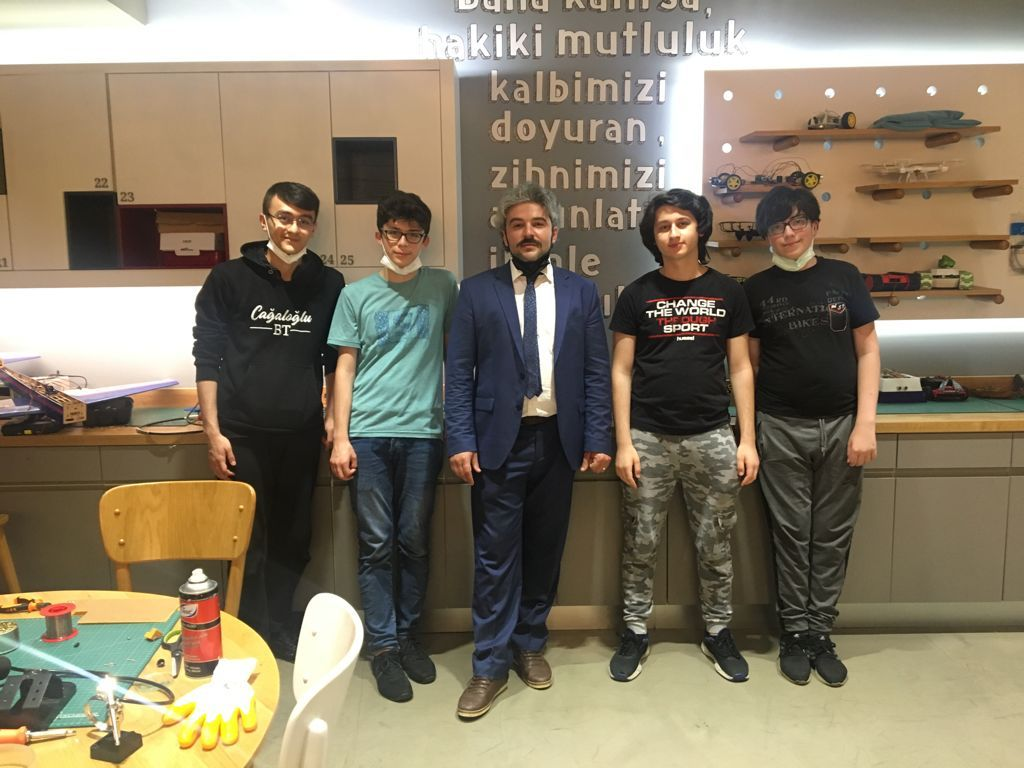
#> input picture gui_images/CALROV.jpeg, 1024 x 768 px, given in place of the camera
$ python Contour_detection.py
#> lines starting #> are read from the running program, lines starting #| are printed output that depends on the picture; after the words box and inside, x2 and y2 are one past the last pixel; in counts of white or black regions, pixels touching at a corner belong together
import cv2
import numpy as np
camera = cv2.VideoCapture(0)
camera.set(3,640)
camera.set(4,640)


def stackImages(scale, imgArray):
    rows = len(imgArray)
    cols = len(imgArray[0])
    rowsAvailable = isinstance(imgArray[0],list)
    width = imgArray[0][0].shape[1]
    height = imgArray[0][0].shape[0]
    if rowsAvailable:
        for x in range(0, rows):
            for y in range(0,cols):
                if imgArray[x][y].shape[:2] == imgArray[0][0].shape[:2]:
                    imgArray[x][y] = cv2.resize(imgArray[x][y],(0,0),None,scale, scale )
                else:
                    imgArray[x][y] = cv2.resize(imgArray[x][y], (imgArray[0][0].shape[1], imgArray[0][0].shape[0]), None, scale, scale)

                if len(imgArray[x][y].shape) == 2:
                    imgArray[x][y]= cv2.cvtColor(imgArray[x][y], cv2.COLOR_GRAY2BGR)
        imageBlank = np.zeros((height, width, 3), np.uint8)
        hor = [imageBlank]*rows
        for x in range(0, rows):
            hor[x] = np.hstack(imgArray[x])
        ver = np.vstack(hor)
    else:
        for x in range(0, rows):
            if imgArray[x].shape[:2] == imgArray[0].shape[:2]:
                imgArray[x] = cv2.resize(imgArray[x], (0,0), None, scale, scale)
            else:
                imgArray[x] = cv2.resize(imgArray[x], (imgArray[0].shape[1], imgArray[0].shape[0]), None, scale, scale)
            if len(imgArray[x].shape) ==2:
                imgArray[x] = cv2.cvtColor(imgArray[x], cv2.COLOR_GRAY2BGR)
        hor = np.hstack(imgArray)
        ver = hor
    return ver
def empty(a):
    pass
def getContours(img, imgContour):
    contours, hierarchy = cv2.findContours(img, cv2.RETR_EXTERNAL, cv2.CHAIN_APPROX_NONE)


    for cnt in contours:
        area = cv2.contourArea(cnt)
        if area>3000:
            cv2.drawContours(cnt, contours, -1, (255,0,255), 7)
            peri = cv2.arcLength(cnt, True)
            approx = cv2.approxPolyDP(cnt, 0.02*peri, True)
            x,y,w,h = cv2.boundingRect(approx)
            cv2.rectangle(imgContour, (x,y), (x+w,y+h),(0,255,0),2)
##TrackBars
cv2.namedWindow("Parametres")
cv2.resizeWindow("Parametres", 416,416)
cv2.createTrackbar("Threshold1", "Parametres", 120, 255, empty)
cv2.createTrackbar("Threshold2", "Parametres", 255, 255, empty)


while True:
    success , img = camera.read()
#> img is the input picture: shape (768, 1024, 3); mean B, G, R 102.2, 123.3, 134.4
    imgContour = img.copy()
    imgBlur = cv2.GaussianBlur(img, (7,7),1)
    imgGray = cv2.cvtColor(imgBlur, cv2.COLOR_BGR2GRAY)
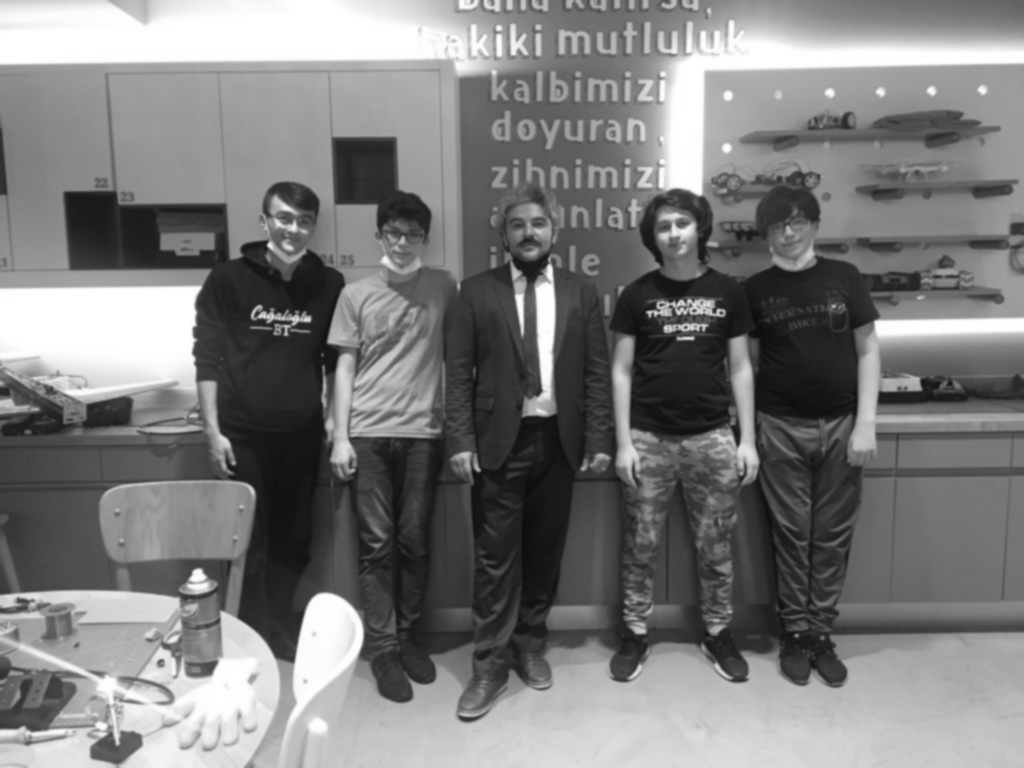
#> imgGray: shape (768, 1024); min 12, max 255, mean 124.2


    threshold1 = cv2.getTrackbarPos("Threshold1", "Parametres")
    threshold2 = cv2.getTrackbarPos("Threshold2", "Parametres")
    imgCanny = cv2.Canny(imgBlur, threshold1, threshold2)
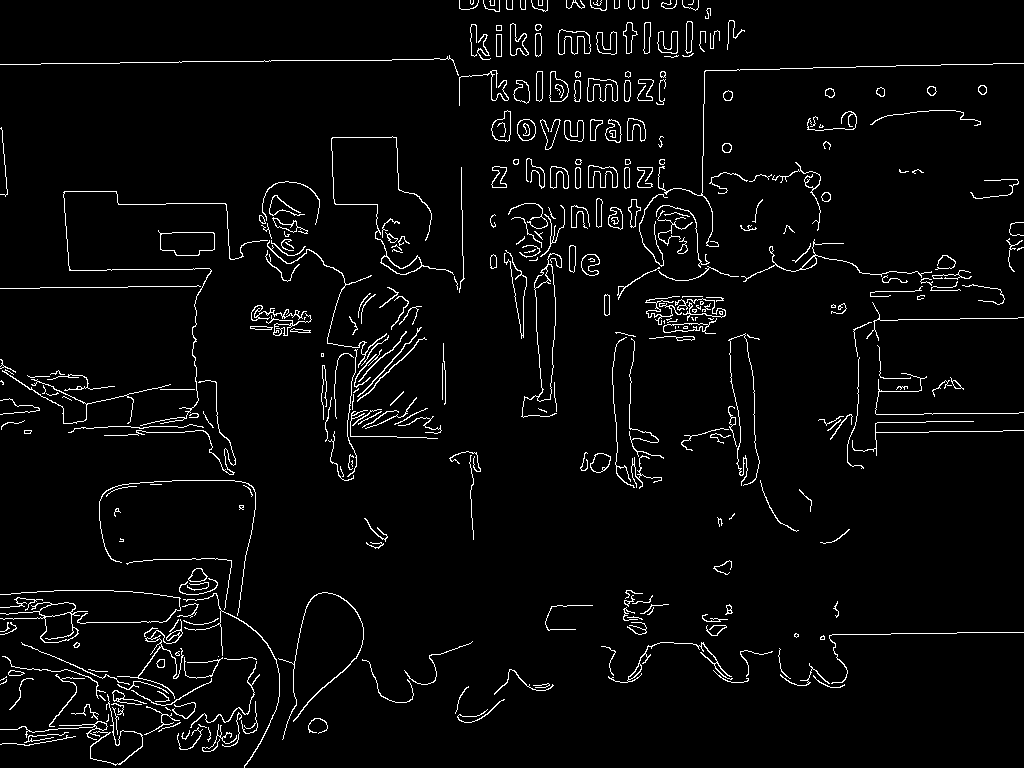
#> imgCanny: shape (768, 1024); 3.6% white in thin lines or dots

    kernel = np.ones((5,5))
    imgDil = cv2.dilate(imgCanny, kernel, iterations=1)
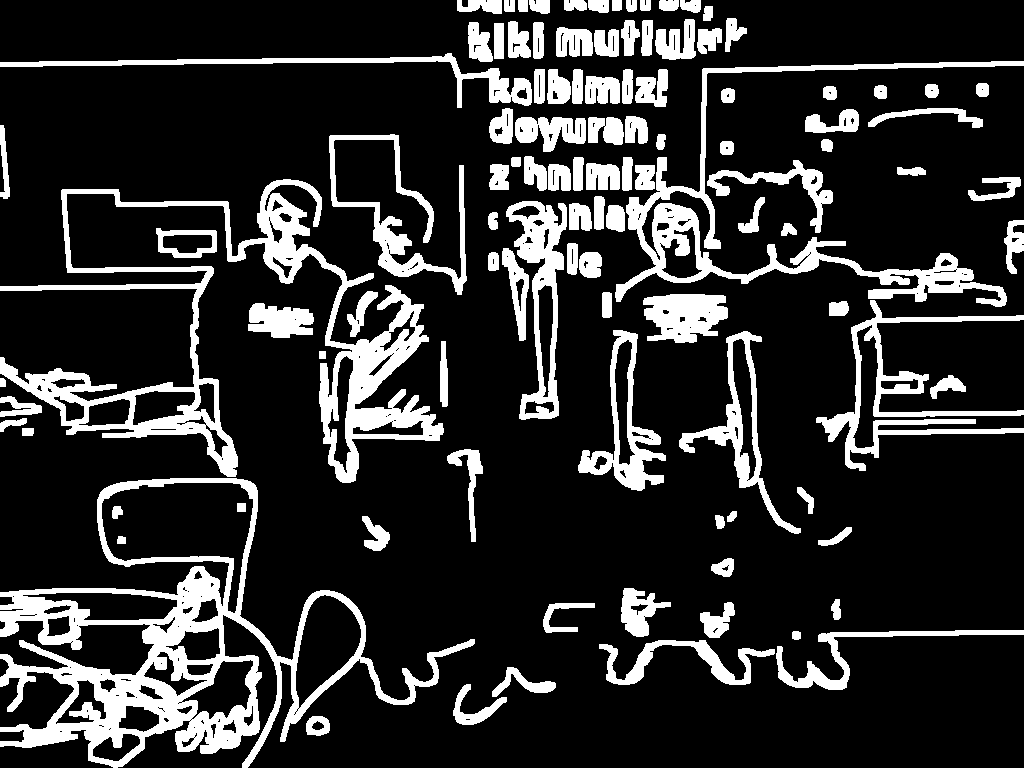
#> imgDil: shape (768, 1024); 17.7% white; 108 white regions

    getContours(imgDil, imgContour)
#> in getContours, `contours, hierarchy = cv2.findContours(img, cv2.RETR_EXTERNAL, cv2.CHA..`: contours = 105 contours; largest, box (x1, y1, x2, y2) and area: (0, 478, 475, 768) 52060, (0, 179, 444, 483) 27604, (615, 61, 1024, 307) 11531, (506, 201, 567, 420) 6022, (816, 300, 1024, 471) 5290
#> the loop in getContours, `for cnt in contours:` made 105 passes
#> (area, peri, approx, x, w, h) on passes 17, 26, 27, 30, 44, 47, 62, 81: (52060, 17042.3, [[0, 746], [474, 643], [255, 0]], 0, 475, 747), (4822.5, 11119.5, [[800, 532], [255, 0]], 255, 546, 533), (4812.5, 8468.7, [[663, 482], [255, 0]], 255, 409, 483), (5289.5, 20307.2, [[1023, 432], [255, 0]], 255, 769, 433), (6022.5, 7929.8, [[558, 415], [255, 0]], 255, 304, 416), (27603.5, 11267.5, [[255, 0], [0, 373], [222, 205], [350, 482]], 0, 351, 483), (3657, 7783.5, [[461, 294], [255, 0]], 255, 207, 295), (11531, 14522.3, [[1005, 304], [255, 0]], 255, 751, 305)
#> (area, peri, x, w, h) on pass 82: (3224.5, 3983.3, 0, 532, 103)
#> after the loop in getContours, `for cnt in contours:`:
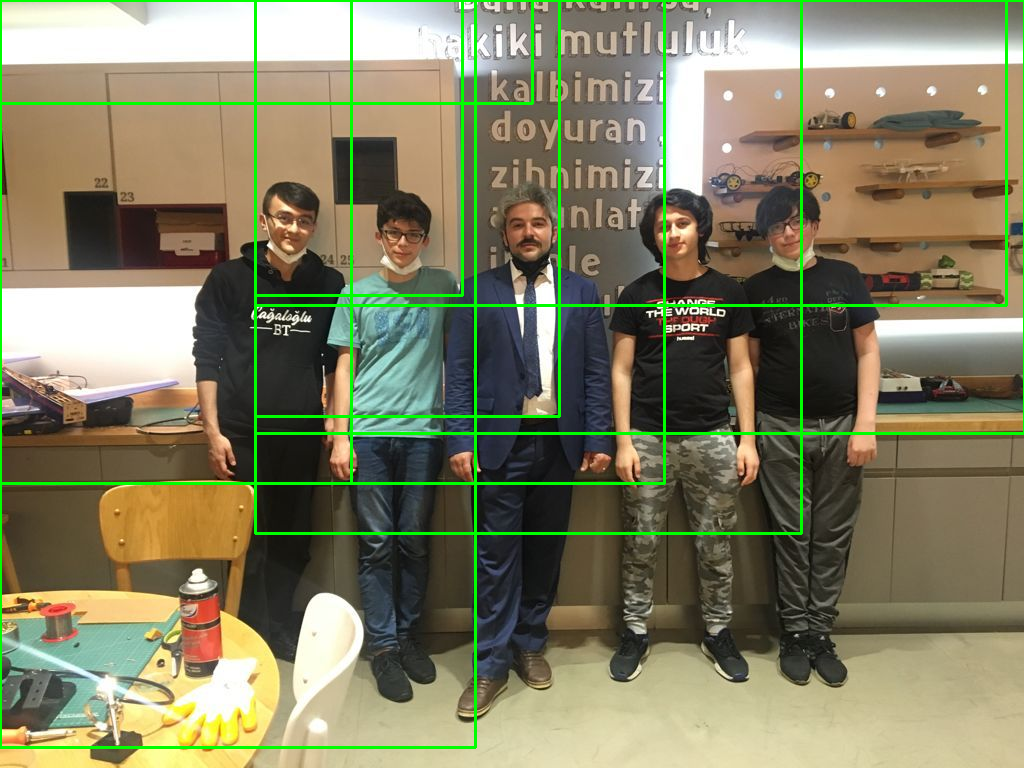
#> imgContour: shape (768, 1024, 3); 3.58% of pixels changed, all inside (x1, y1, x2, y2) = (0, 0, 1024, 749)


    imgStack = stackImages(0.8, ([img, imgGray, imgCanny],
                                 [imgDil, imgContour, imgContour]))
#> after the loop in stackImages, `for x in range(0, rows):`: hor = 2 items
#> in stackImages, `ver = np.vstack(hor)`:
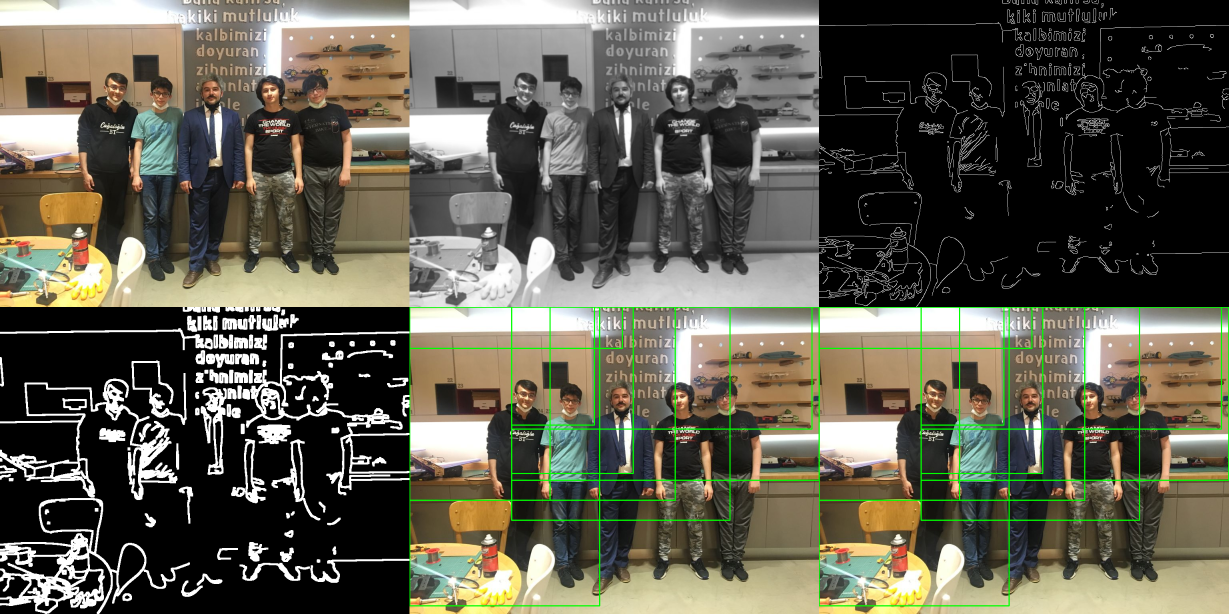
#> ver: shape (1228, 2457, 3) (shown at 1/2 size); mean of channels 0, 1, 2 79.7, 93.1, 95.4; drawn as B, G, R

    cv2.imshow("Result", imgStack)

    if cv2.waitKey(1) & 0xFF == ord('q'):
#> (key q is pressed here)
        break

$ run again, on gui_images/conlost.webp
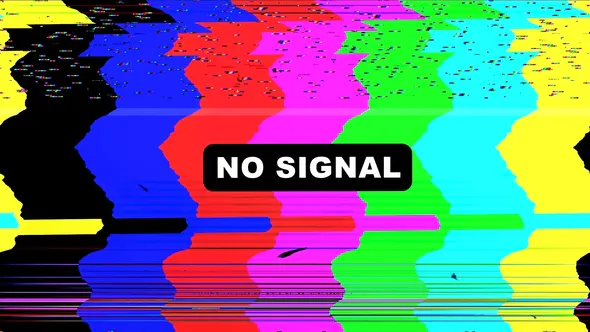
#> input picture gui_images/conlost.webp, 590 x 332 px, given in place of the camera
#> img is the input picture: shape (332, 590, 3); mean B, G, R 123.2, 117.4, 109
#> imgCanny: shape (332, 590); 8.5% white in thin lines or dots
#> imgDil: shape (332, 590); 37.7% white; 35 white regions
#> contours = 21 contours; largest, box (x1, y1, x2, y2) and area: (0, 0, 590, 332) 124008, (0, 172, 106, 254) 1408, (571, 129, 590, 173) 304, (450, 63, 481, 83) 304, (0, 0, 22, 21) 226
#> the loop in getContours, `for cnt in contours:` made 21 passes
#> (area, peri, x, y, w, h) on pass 19: (124008.5, 10954.9, 0, 0, 590, 332)
#> after the loop in getContours, `for cnt in contours:`:
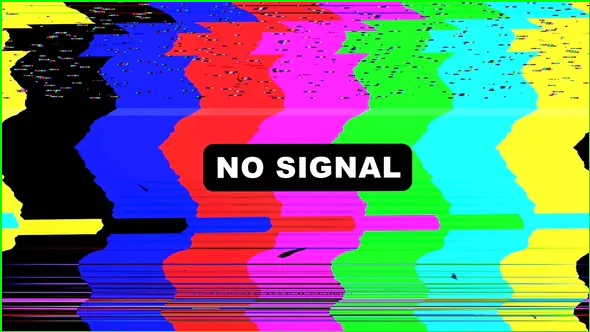
#> imgContour: shape (332, 590, 3); 1.41% of pixels changed, all inside (x1, y1, x2, y2) = (0, 0, 590, 332)
#> after the loop in stackImages, `for x in range(0, rows):`: hor = 2 items
#> in stackImages, `ver = np.vstack(hor)`:
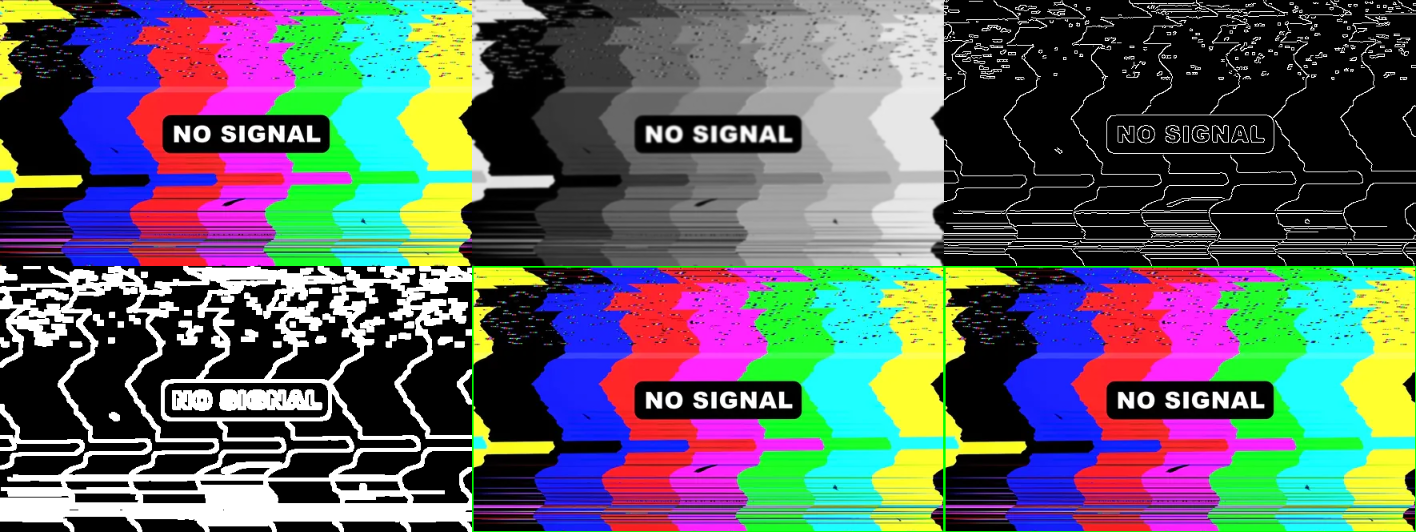
#> ver: shape (532, 1416, 3); mean of channels 0, 1, 2 100, 98.2, 92.8; drawn as B, G, R
